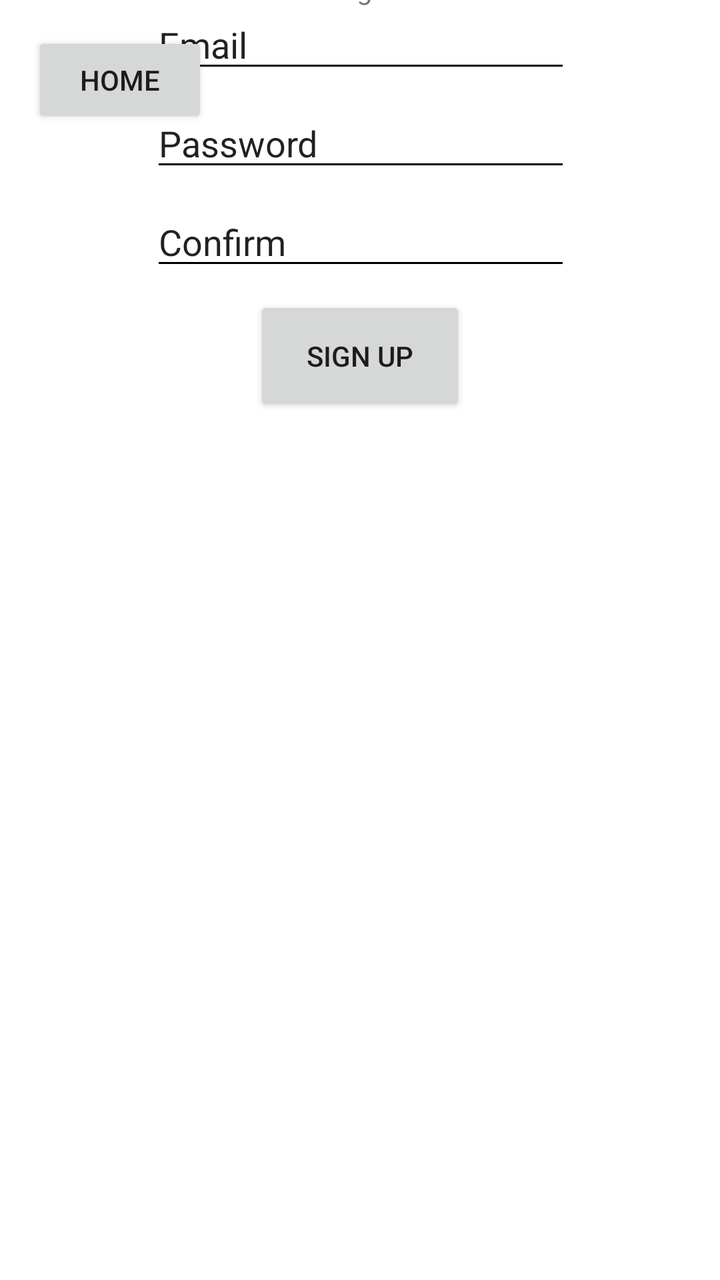
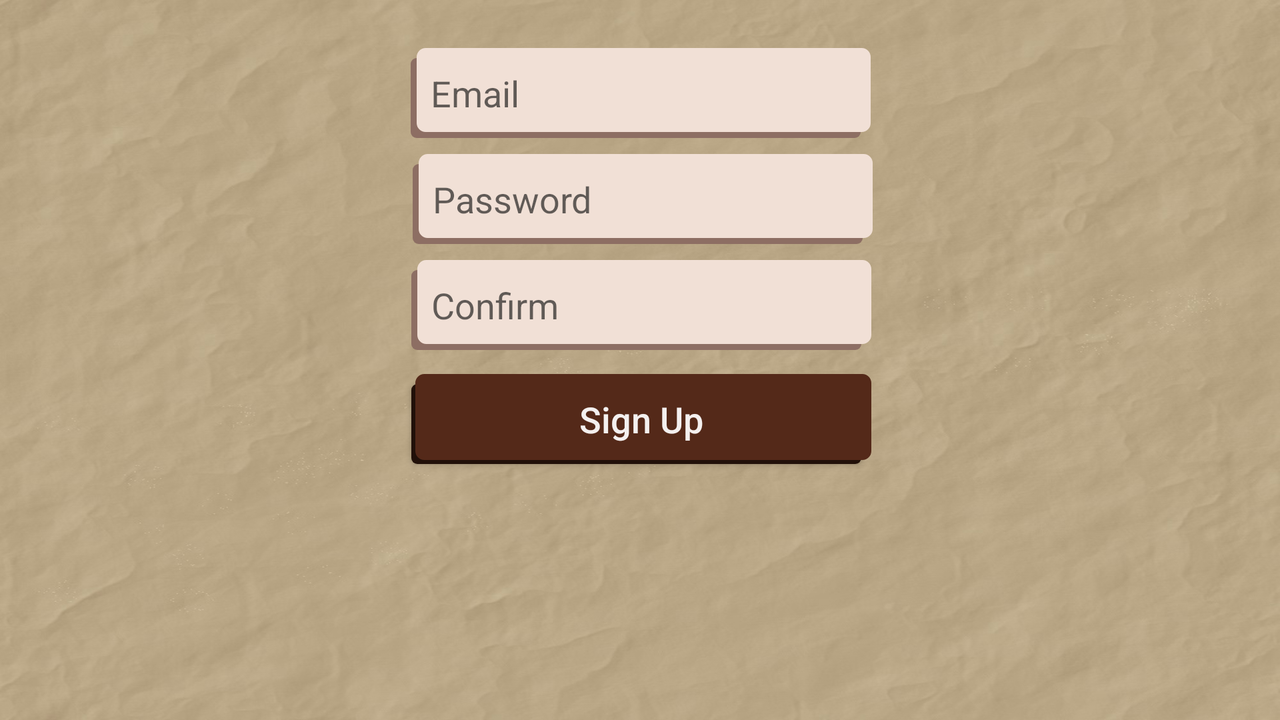

Two renders of one Android screen. The first uses the default layout on a phone; the second uses the alternative layout the repository ships for a different screen configuration, on a matching device. The two XML files are below.
<!-- AndroidManifest.xml: application theme AppTheme -->
<!-- res/layout/signup_activity.xml -->
<?xml version="1.0" encoding="utf-8"?>
<android.support.constraint.ConstraintLayout xmlns:android="http://schemas.android.com/apk/res/android"
    xmlns:app="http://schemas.android.com/apk/res-auto"
    xmlns:tools="http://schemas.android.com/tools"
    android:layout_width="match_parent"
    android:layout_height="match_parent"
    tools:context="com.example.randomscripturegeneratorapp.SignupActivity">

    <EditText
        android:id="@+id/editText3"
        android:layout_width="wrap_content"
        android:layout_height="wrap_content"
        android:ems="10"
        android:inputType="textPersonName"
        android:text="Email"
        app:layout_constraintHorizontal_bias="0.503"
        app:layout_constraintLeft_toLeftOf="parent"
        app:layout_constraintRight_toRightOf="parent"
        tools:layout_editor_absoluteY="158dp" />

    <EditText
        android:id="@+id/editText6"
        android:layout_width="wrap_content"
        android:layout_height="wrap_content"
        android:layout_marginTop="8dp"
        android:ems="10"
        android:inputType="textPersonName"
        android:text="Password"
        app:layout_constraintHorizontal_bias="0.503"
        app:layout_constraintLeft_toLeftOf="parent"
        app:layout_constraintRight_toRightOf="parent"
        app:layout_constraintTop_toBottomOf="@+id/editText3" />

    <EditText
        android:id="@+id/editText4"
        android:layout_width="wrap_content"
        android:layout_height="wrap_content"
        android:layout_marginTop="8dp"
        android:ems="10"
        android:inputType="textPersonName"
        android:text="Confirm"
        app:layout_constraintHorizontal_bias="0.503"
        app:layout_constraintLeft_toLeftOf="parent"
        app:layout_constraintRight_toRightOf="parent"
        app:layout_constraintTop_toBottomOf="@+id/editText6" />

    <Button
        android:id="@+id/home_settingsButton4"
        android:layout_width="wrap_content"
        android:layout_height="wrap_content"
        android:layout_marginLeft="16dp"
        android:layout_marginTop="16dp"
        android:text="Home"
        app:layout_constraintLeft_toLeftOf="parent"
        app:layout_constraintTop_toTopOf="parent" />

    <Button
        android:id="@+id/home_settingsButton7"
        android:layout_width="106dp"
        android:layout_height="60dp"
        android:layout_marginTop="8dp"
        android:text="Sign up"
        app:layout_constraintLeft_toLeftOf="parent"
        app:layout_constraintRight_toRightOf="parent"
        app:layout_constraintTop_toBottomOf="@+id/editText4" />

    <TextView
        android:id="@+id/textView2"
        android:layout_width="wrap_content"
        android:layout_height="wrap_content"
        android:layout_marginBottom="8dp"
        android:layout_marginTop="100dp"
        android:text="Dialog Box"
        app:layout_constraintBottom_toTopOf="@+id/editText3"
        app:layout_constraintLeft_toLeftOf="parent"
        app:layout_constraintRight_toRightOf="parent"
        app:layout_constraintTop_toTopOf="parent"
        app:layout_constraintVertical_bias="0.91" />

</android.support.constraint.ConstraintLayout>
<!-- resources referenced by this layout -->
<resources>
  <!-- from res/values-v21/ -->
  <style name="AppTheme" parent="Theme.AppCompat.Light.DarkActionBar">
          
          <item name="colorPrimary">@color/colorPrimary</item>
          <item name="colorPrimaryDark">@android:color/black</item>
          <item name="colorAccent">@color/colorAccent</item>
          <item name="android:colorBackground">@android:color/background_light</item>
          <item name="android:textColorSecondaryInverse">@color/colorPrimaryDark</item>
          <item name="android:textColorSecondary">?android:attr/textColorPrimaryDisableOnly</item>
          <item name="android:windowBackground">@android:color/white</item>
          <item name="android:colorForeground">@android:color/black</item>
      </style>
  <color name="colorPrimary">#532a19</color>
  <color name="colorAccent">#000000</color>
  <color name="colorPrimaryDark">#bebdb9</color>
</resources>
<!-- res/layout-land/signup_activity.xml (the repository's variant of the layout above) -->
<!-- drawn on the phone turned sideways -->
<?xml version="1.0" encoding="utf-8"?>
<android.support.constraint.ConstraintLayout xmlns:android="http://schemas.android.com/apk/res/android"
    xmlns:app="http://schemas.android.com/apk/res-auto"
    xmlns:tools="http://schemas.android.com/tools"
    android:layout_width="match_parent"
    android:layout_height="match_parent"
    android:background="@drawable/bg"
    tools:context="com.example.randomscripturegeneratorapp.SignupActivity">

    <EditText
        android:id="@+id/etEmail_signup"
        android:layout_width="230dp"
        android:layout_height="45dp"
        android:layout_marginTop="24dp"
        android:background="@drawable/button_selector_white2"
        android:ems="10"
        android:hint="Email"
        android:inputType="textEmailAddress"
        android:paddingLeft="10dp"
        app:layout_constraintHorizontal_bias="0.501"
        app:layout_constraintLeft_toLeftOf="parent"
        app:layout_constraintRight_toRightOf="parent"
        app:layout_constraintTop_toTopOf="parent" />

    <EditText
        android:id="@+id/etPassword_signup"
        android:layout_width="230dp"
        android:layout_height="45dp"
        android:layout_marginTop="8dp"
        android:background="@drawable/button_selector_white2"
        android:ems="10"
        android:hint="Password"
        android:inputType="textPassword"
        android:paddingLeft="10dp"
        app:layout_constraintHorizontal_bias="0.503"
        app:layout_constraintLeft_toLeftOf="parent"
        app:layout_constraintRight_toRightOf="parent"
        app:layout_constraintTop_toBottomOf="@+id/etEmail_signup" />

    <EditText
        android:id="@+id/etConfirm"
        android:layout_width="230dp"
        android:layout_height="45dp"
        android:layout_marginTop="8dp"
        android:background="@drawable/button_selector_white2"
        android:ems="10"
        android:hint="Confirm"
        android:inputType="textPassword"
        android:paddingLeft="10dp"
        app:layout_constraintHorizontal_bias="0.502"
        app:layout_constraintLeft_toLeftOf="parent"
        app:layout_constraintRight_toRightOf="parent"
        app:layout_constraintTop_toBottomOf="@+id/etPassword_signup" />

    <Button
        android:id="@+id/bSignup"
        android:layout_width="230dp"
        android:layout_height="45dp"
        android:layout_marginTop="12dp"
        android:background="@drawable/button_selector_brown"
        android:onClick="signupRequest"
        android:text="Sign Up"
        android:textAllCaps="false"
        android:textColor="#F4F0EF"
        android:textSize="18sp"
        app:layout_constraintStart_toStartOf="@+id/etConfirm"
        app:layout_constraintTop_toBottomOf="@+id/etConfirm" />

</android.support.constraint.ConstraintLayout>
<!-- resources referenced by the variant -->
<!-- as the phone turned sideways resolves them -->
<resources>
  <!-- drawable bg: jpg bitmap (drawable, 136497 bytes) -->
  <!-- drawable button_selector_brown (drawable) -->
  <selector xmlns:android="http://schemas.android.com/apk/res/android">
      <item>
          <layer-list>
              <item android:right="5dp" android:top="5dp">
                  <shape>
                      <corners android:radius="3dp" />
                      <solid android:color="#211009" />
                  </shape>
              </item>
              <item android:bottom="2dp" android:left="2dp">
                  <shape>
                      <gradient android:angle="270"
                          android:endColor="#542919" android:startColor="#542919" />
                      <stroke android:width="1dp" android:color="#542919" />
                      <corners android:radius="4dp" />
                      <padding android:bottom="10dp" android:left="10dp"
                          android:right="10dp" android:top="10dp" />
                  </shape>
              </item>
          </layer-list>
      </item>
  
  </selector>
  <!-- drawable button_selector_white2 (drawable) -->
  <selector xmlns:android="http://schemas.android.com/apk/res/android">
  
      <item>
          <layer-list>
              <item android:right="5dp" android:top="5dp">
                  <shape>
                      <corners android:radius="3dp" />
                      <solid android:color="#8d6e63" />
                  </shape>
              </item>
              <item android:bottom="3dp" android:left="3dp">
                  <shape>
                      <gradient android:angle="270"
                          android:endColor="#f1e0d6" android:startColor="#f1e0d6" />
                      <stroke android:width="1dp" android:color="#f1e0d6" />
                      <corners android:radius="4dp" />
                      <padding android:bottom="10dp" android:left="10dp"
                          android:right="10dp" android:top="10dp" />
                  </shape>
              </item>
          </layer-list>
      </item>
  
  </selector>
  <!-- from res/values-v21/ -->
  <style name="AppTheme" parent="Theme.AppCompat.Light.DarkActionBar">
          
          <item name="colorPrimary">@color/colorPrimary</item>
          <item name="colorPrimaryDark">@android:color/black</item>
          <item name="colorAccent">@color/colorAccent</item>
          <item name="android:colorBackground">@android:color/background_light</item>
          <item name="android:textColorSecondaryInverse">@color/colorPrimaryDark</item>
          <item name="android:textColorSecondary">?android:attr/textColorPrimaryDisableOnly</item>
          <item name="android:windowBackground">@android:color/white</item>
          <item name="android:colorForeground">@android:color/black</item>
      </style>
  <color name="colorPrimary">#532a19</color>
  <color name="colorAccent">#000000</color>
  <color name="colorPrimaryDark">#bebdb9</color>
</resources>
